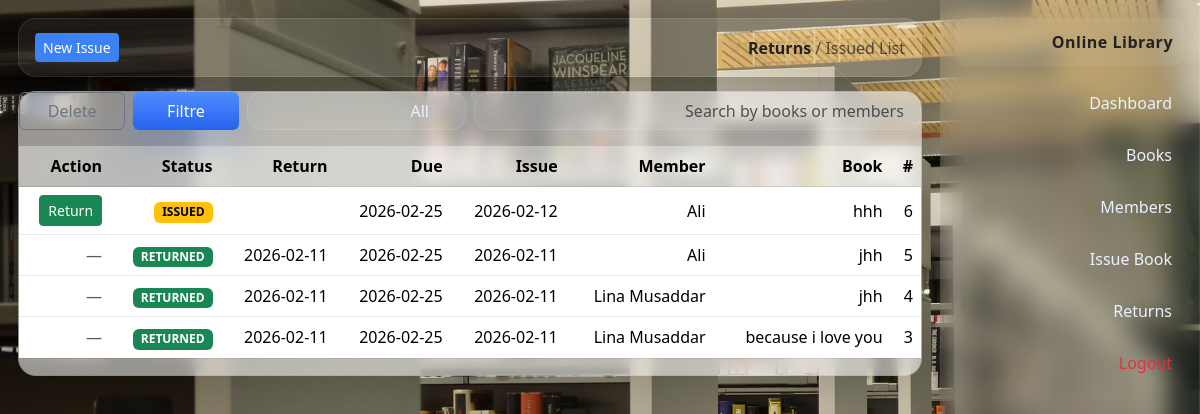
/admin/returns.php (signed in), run on the app's committed database.
### tables this page shows
CREATE TABLE `issues` (
  `id` int(11) NOT NULL,
  `book_id` int(11) NOT NULL,
  `member_id` int(11) NOT NULL,
  `issue_date` date NOT NULL,
  `due_date` date NOT NULL,
  `return_date` date DEFAULT NULL,
  `status` enum('ISSUED','RETURNED') NOT NULL DEFAULT 'ISSUED'
);

CREATE TABLE `books` (
  `id` int(11) NOT NULL,
  `title` varchar(200) NOT NULL,
  `author` varchar(150) NOT NULL,
  `isbn` varchar(50) DEFAULT NULL,
  `quantity` int(11) NOT NULL DEFAULT 1,
  `available` int(11) NOT NULL DEFAULT 1,
  `created_at` timestamp NOT NULL DEFAULT current_timestamp(),
  `is_deleted` tinyint(1) NOT NULL DEFAULT 0
);

CREATE TABLE `members` (
  `id` int(11) NOT NULL,
  `full_name` varchar(150) NOT NULL,
  `email` varchar(150) DEFAULT NULL,
  `phone` varchar(50) DEFAULT NULL,
  `created_at` timestamp NOT NULL DEFAULT current_timestamp(),
  `password_hash` varchar(255) DEFAULT NULL
);

### includes/helpers.php (called while the page is built, shortened)
<?php
function e($str) {
  return htmlspecialchars($str ?? "", ENT_QUOTES, 'UTF-8');
}

### admin/returns.php (the view, shortened to what this page needs)
<?php
require_once __DIR__ . "/../includes/config.php";
require_once __DIR__ . "/../includes/helpers.php";
$search = trim($_GET["search"] ?? "");
$status = $_GET["status"] ?? "";
$sql = "SELECT i.*, b.title, m.full_name
        FROM issues i
        JOIN books b ON b.id=i.book_id
        JOIN members m ON m.id=i.member_id
        WHERE 1=1";
$sql .= " ORDER BY i.id DESC";
$stmt = $conn->prepare($sql);
$stmt->execute();
$q = $stmt->get_result();
require_once __DIR__ . "/../includes/header.php";
require_once __DIR__ . "/../includes/sidebar.php";
?>
<div class="main">
  <div class="topbar">
    <div><b>Returns</b> <span class="text-muted">/ Issued List</span></div>
    <a class="btn btn-outline-primary btn-sm" href="issue.php">New Issue</a>
  </div>
  <div class="cardx">
    <form class="row g-2 mb-3" method="get">
      <div class="col-md-6">
        <input class="form-control" name="search" placeholder=" Search by books or members" value="<?= e($search) ?>">
      </div>
      <div class="col-md-3">
        <select class="form-select" name="status">
          <option value="" <?= $status === "" ? "selected" : "" ?>>All</option>
        </select>
      </div>
      <div class="col-md-3 d-flex gap-2">
        <button class="btn btn-primary w-100">Filtre</button>
        <a class="btn btn-outline-secondary w-100" href="returns.php">Delete</a>
      </div>
    </form>
    <div class="table-responsive">
      <table class="table align-middle">
        <thead>
          <tr>
            <th>#</th>
            <th>Book</th>
            <th>Member</th>
            <th>Issue</th>
            <th>Due</th>
            <th>Return</th>
            <th>Status</th>
            <th>Action</th>
          </tr>
        </thead>
        <tbody>
          <?php while ($r = $q->fetch_assoc()): ?>
            <tr>
              <td><?= (int)$r["id"] ?></td>
              <td><?= e($r["title"]) ?></td>
              <td><?= e($r["full_name"]) ?></td>
              <td><?= e($r["issue_date"]) ?></td>
              <td><?= e($r["due_date"]) ?></td>
              <td><?= e($r["return_date"]) ?></td>
              <td><span class="badge <?= $r["status"] === 'ISSUED' ? 'text-bg-warning' : 'text-bg-success' ?>"><?= e($r["status"]) ?></span></td>
              <td>
                <?php if ($r["status"] === "ISSUED"): ?>
                  <a class="btn btn-sm btn-success"
                    href="returns.php?action=return&id=<?= (int)$r["id"] ?>"
                    onclick="return confirm('Mark as returned?')">Return</a>
                <?php else: ?>
                  <span class="text-muted">—</span>
                <?php endif; ?>
              </td>
            </tr>
          <?php endwhile; ?>
        </tbody>
      </table>
    </div>
  </div>
</div>
<?php require_once __DIR__ . "/../includes/footer.php"; ?>

### assets/css/style.css (style rules this page uses)
:root { --bg:#0b1220; --card: rgba(255,255,255,.07); --card2: rgba(255,255,255,.09); --text:#eaf1ff; --muted: rgba(234,241,255,.70); --line: rgba(255,255,255,.10); --primary:#4f8cff; --primary2:#2563eb; --danger:#ef4444; --shadow: 0 18px 55px rgba(0,0,0,.38); --radius: 18px; }
body { background: url("/library/assets/img/4.jpg"); background-size:cover; background-position:center; background-attachment:fixed; color:#222; }
.main { flex:1; padding:18px 18px 40px; }
.topbar { display:flex; align-items:center; justify-content:space-between; padding:14px 16px; border-radius: var(--radius); background: rgba(255,255,255,.06); border:1px solid var(--line); box-shadow: var(--shadow); margin-bottom:14px; }
.cardx { background: rgba(255,255,255,.55); border:1px solid rgba(0,0,0,.08); backdrop-filter: blur(8px); border-radius:18px; box-shadow: 0 12px 35px rgba(0,0,0,.15); color:#111; }
.btn-primary { background: linear-gradient(180deg, var(--primary), var(--primary2)) !important; border: none !important; box-shadow: 0 14px 35px rgba(37,99,235,.25); }
.btn-outline-primary { background:#3b82f6 !important; color:#fff !important; border:none !important; }
.table { background: transparent !important; color:#111 !important; }
.table thead th { background: rgba(255,255,255,.35) !important; color:#000 !important; font-weight:900 !important; border-bottom:1px solid rgba(0,0,0,.1) !important; }
.table td, .table th { border-color: rgba(0,0,0,.08) !important; }
.table tbody tr { background: rgba(255,255,255,.25); }
.form-control, .form-select { background: rgba(255,255,255,.06) !important; border: 1px solid rgba(255,255,255,.12) !important; color: var(--text) !important; border-radius: 14px !important; }

### data on the page
issues: id "6", book.title "hhh", member.full_name "Ali", issue_date "2026-02-12", due_date "2026-02-25", status "ISSUED"
issues: id "5", book.title "jhh", member.full_name "Ali", issue_date "2026-02-11", due_date "2026-02-25", return_date "2026-02-11", status "RETURNED"
issues: id "4", book.title "jhh", member.full_name "Lina Musaddar", issue_date "2026-02-11", due_date "2026-02-25", return_date "2026-02-11", status "RETURNED"
issues: id "3", book.title "because i love you", member.full_name "Lina Musaddar", issue_date "2026-02-11", due_date "2026-02-25", return_date "2026-02-11", status "RETURNED"
